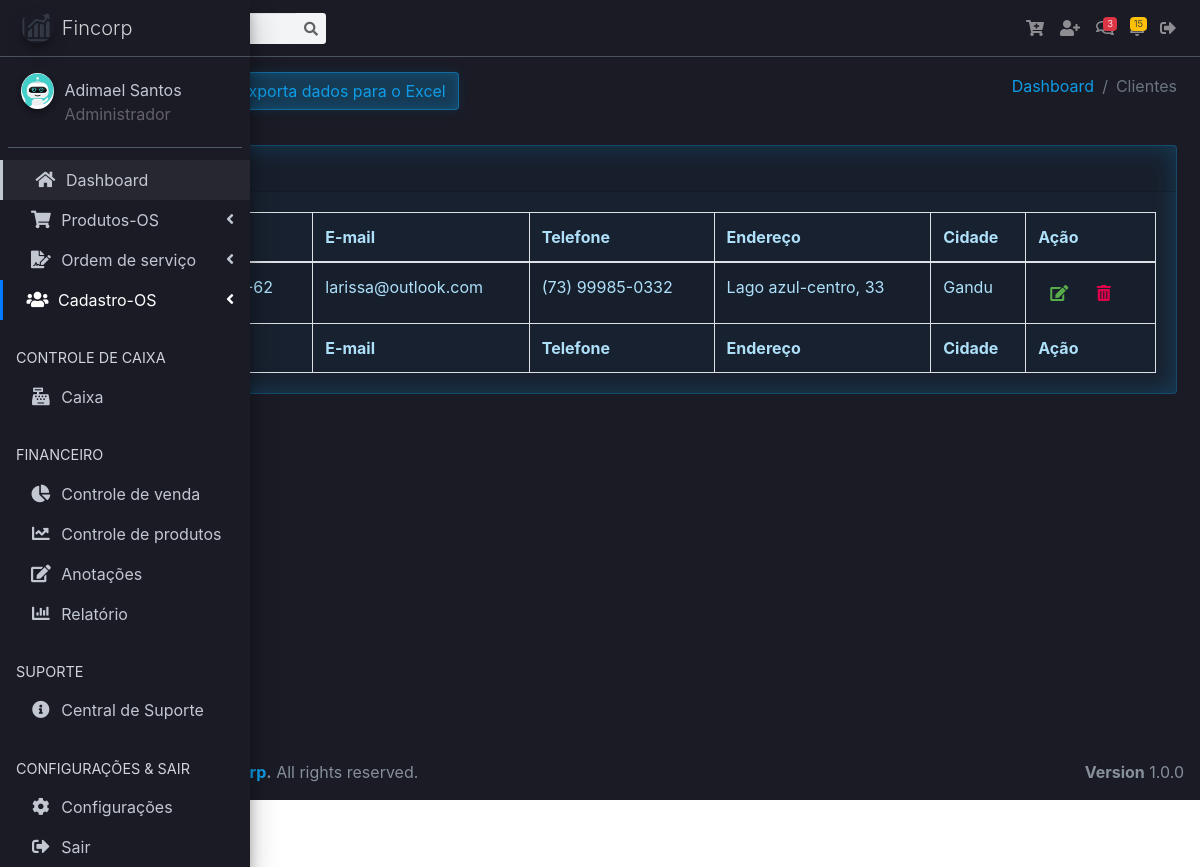
Page /vv/clientes.php (signed in) on the earlier database version.
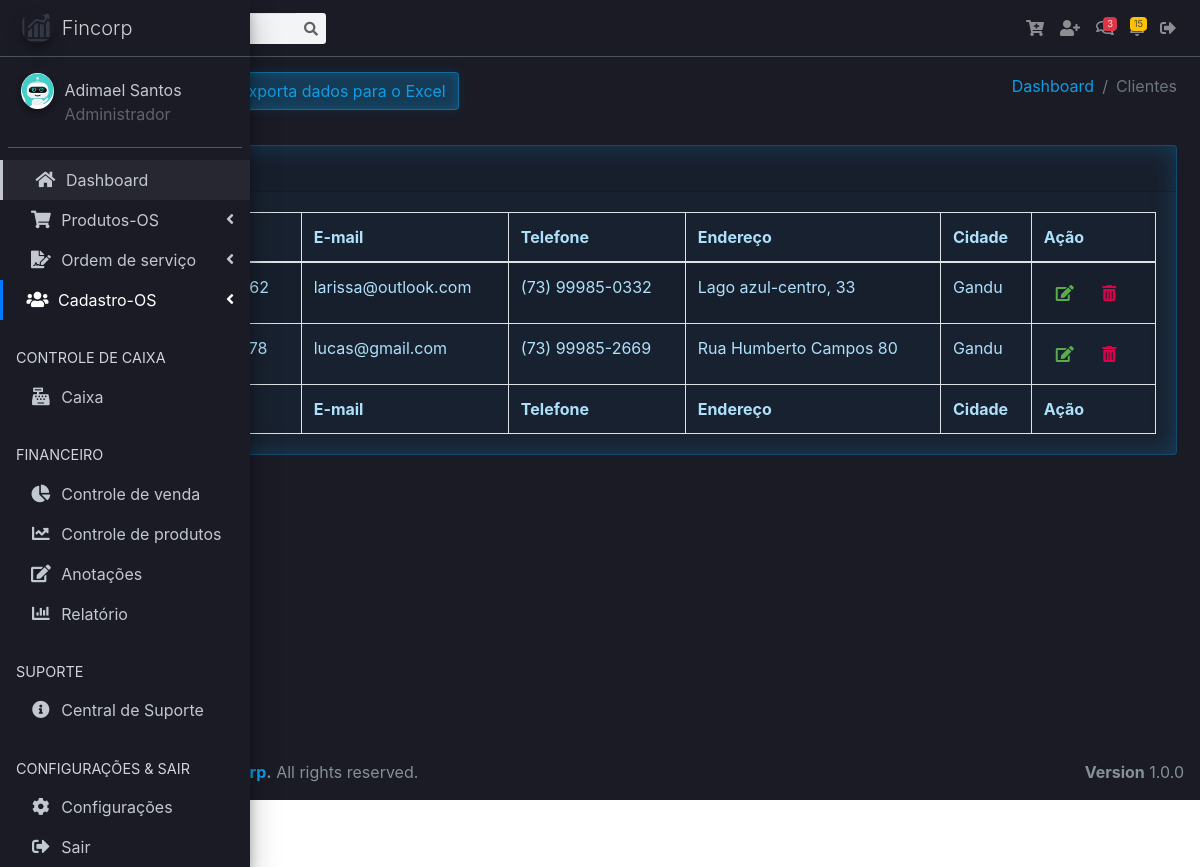
Same page on the later database version.
### tables this page shows
CREATE TABLE `tb_clientes` (
  `id_cliente` int(11) NOT NULL,
  `id_user` int(11) NOT NULL,
  `nome` varchar(32) NOT NULL,
  `cpf` varchar(20) NOT NULL,
  `endereco` varchar(128) NOT NULL,
  `cidade` varchar(45) NOT NULL,
  `estado` varchar(20) NOT NULL,
  `cep` varchar(20) NOT NULL,
  `telefone` varchar(45) NOT NULL,
  `email` varchar(100) DEFAULT NULL,
  `dt_registro` timestamp NOT NULL DEFAULT current_timestamp()
);

### vv/clientes.php (the view, shortened to what the changed rows need)
<?php
require_once("header.php");
?>
<body class="hold-transition sidebar-mini">
<div class="wrapper">
  <div class="content-wrapper">
<section class="content">
<div class="container-fluid">
<div class="row">
<div class="col-12">
<div class="card">
<div class="card-body">
<?php
if(isset($_GET['buttonPesquisar']) and $_GET['txtpesquisar'] != ''){
    $nome = $_GET['txtpesquisar'] . '%';
    $query = "select * from tb_clientes where id_user = $_SESSION[id_user]  order by nome asc";
}else if(isset($_GET['buttonPesquisarCPF']) and $_GET['txtpesquisarcpf'] != ''){
    $nome = $_GET['txtpesquisarcpf'];
    $query = "select * from tb_clientes where cpf = '$nome'  order by nome asc";
}
else{
$query = "select * from tb_clientes WHERE id_user = '$_SESSION[id_user]' order by nome ASC";
}
    $result = mysqli_query($conn, $query);
    $row = mysqli_num_rows($result);
if($row == ''){
    echo "<h3> Não existem dados cadastrados no banco </h3>";
}else{
?>
<table id="example1" class="table table-bordered table-striped">
  <thead>
  <tr>
    <th>Nome</th>
    <th>CPF</th>
    <th>E-mail</th>
    <th>Telefone</th>
    <th>Endereço</th>
    <th>Cidade</th>
    <th>Ação</th>
  </tr>
  </thead>
  <tbody>
  <?php
    while($res_1 = mysqli_fetch_array($result)){
        $nome = $res_1["nome"];
        $telefone = $res_1["telefone"];
        $endereco = $res_1["endereco"];
        $cidade = $res_1["cidade"];
        $email = $res_1["email"];
        $cpf = $res_1["cpf"];
        $id_cliente = $res_1["id_cliente"];
    ?>
  <tr>
    <td><?php echo $nome; ?></td>
    <td><?php echo $cpf; ?></td>
    <td><?php echo $email; ?></td>
    <td><?php echo $telefone; ?></td>
    <td><?php echo $endereco; ?></td>
    <td><?php echo $cidade; ?></td>
    <td><div class="widget-content-right">
    <a href="clientes.php?func=edita&id_cliente=<?php echo $id_cliente; ?>"><button class="border-0 btn-transition btn btn-outline-success" data-toggle="modal"
    data-target=".bd-example-modal-lg-editar"><i class="fa fa-edit"></i>
    </button></a>
    <a href="clientes.php?func=deleta&id_cliente=<?php echo $id_cliente; ?>"><button class="border-0 btn-transition btn btn-outline-danger">
    <i class="fa fa-trash-alt"></i>
    </button></a>
    </div></td>
  </tr>
  <?php
        }
    ?>
  </tbody>
  <tfoot>
  <tr>
    <th>Nome</th>
    <th>CPF</th>
    <th>E-mail</th>
    <th>Telefone</th>
    <th>Endereço</th>
    <th>Cidade</th>
    <th>Ação</th>
  </tr>
  </tfoot>
</table>
<?php
        }
    ?>
</div>
</div>
</div>
</div>
</div>
</section>
</div>
</div>
</body>
</html>

Differences in the rows shown:
added tb_clientes: email "lucas@gmail.com", telefone "(73) 99985-2669", endereco "Rua Humberto Campos 80", cidade "Gandu"
